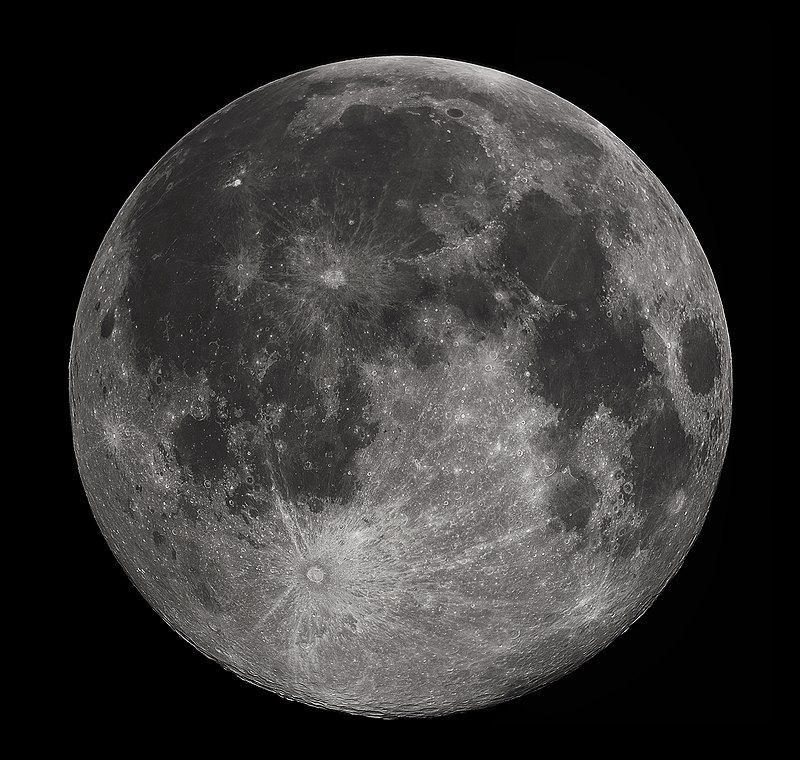
#> input picture stringart/input/FullMoon2010.jpg, 800 x 760 px
$ python __main__.py
#> lines starting #> are read from the running program, lines starting #| are printed output that depends on the picture
#> the answer given: input/FullMoon2010.jpg
### stringart/stringart.py
#!/bin/python

# -*- coding: utf-8 -*-
"""stringart.py - A program to calculate and visualize string art

Some more information will follow
"""

import math
import copy
import numpy as np
import time as tm

from PIL import Image, ImageOps, ImageFilter, ImageEnhance


class StringArtGenerator:
    def __init__(self):
        self.iterations = 2000
        self.shape = 'circle'
        self.image = None
        self.data = None
        self.residual = None
        self.seed = 0
        self.nails = 200
        self.weight = 20
        self.nodes = []
        self.paths = []

    def set_seed(self, seed):
        self.seed = seed

    def set_weight(self, weight):
        self.weight = weight

    def set_shape(self, shape):
        self.shape = shape

    def set_nails(self, nails):
        self.nails = nails
        if self.shape == 'circle':
            self.set_nodes_circle()
        elif self.shape == 'rectangle':
            self.set_nodes_rectangle()

    def set_iterations(self, iterations):
        self.iterations = iterations

    # [28 lines left out: function set_nodes_rectangle, not called in this run]

    def get_perimeter(self):
        return 2.0*np.sum(np.shape(self.data))

    def set_nodes_circle(self):
        """Set's nails evenly along a circle of given diameter"""
        spacing = (2*math.pi)/self.nails

        steps = range(self.nails)

        radius = self.get_radius()

        x = [radius + radius*math.cos(t*spacing) for t in steps]
        y = [radius + radius*math.sin(t*spacing) for t in steps]

        self.nodes = list(zip(x, y))

    def get_radius(self):
        return 0.5*np.amax(np.shape(self.data))

    def load_image(self, path):
#> called with path = 'input/FullMoon2010.jpg'
        img = Image.open(path)
#> img is the input picture: PIL image 800x760 RGB; mean R, G, B 53.6, 52.4, 51.6
        self.image = img
        np_img = np.array(self.image)
        self.data = np.flipud(np_img).transpose()

    def preprocess(self):
        # Cropping using Lanczos filter (BICUBIC NOW)
        self.image = ImageOps.fit(self.image, (700, 700), Image.BICUBIC)
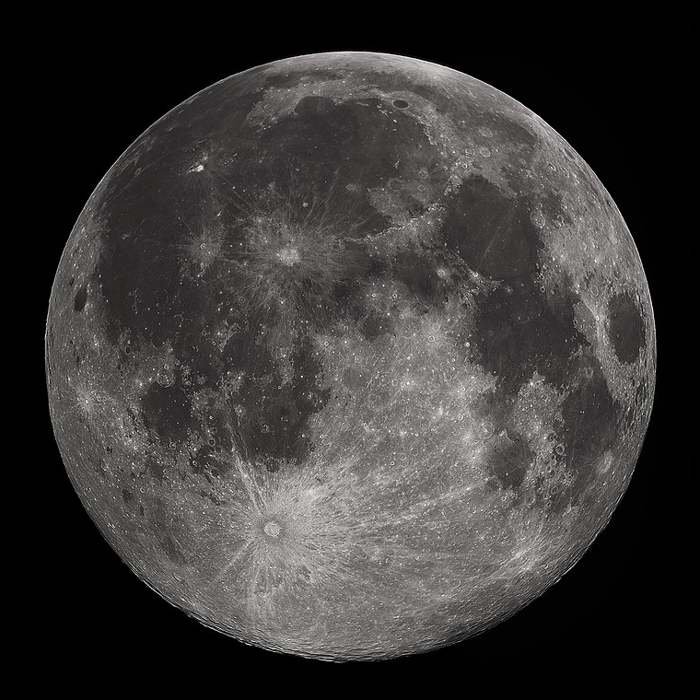
#> self.image: PIL image 700x700 RGB; mean R, G, B 56.4, 55.2, 54.4
        # Convert image to grayscale
        self.image = ImageOps.grayscale(self.image)
#> self.image: PIL image 700x700 L
        self.image = ImageOps.invert(self.image)
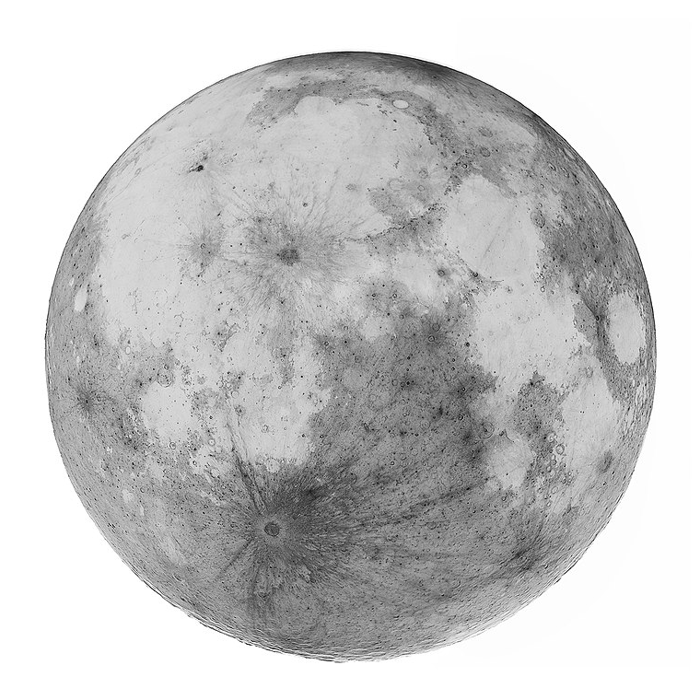
#> self.image: PIL image 700x700 L; min 0, max 255, mean 199.5
        self.image = self.image.filter(ImageFilter.EDGE_ENHANCE_MORE)
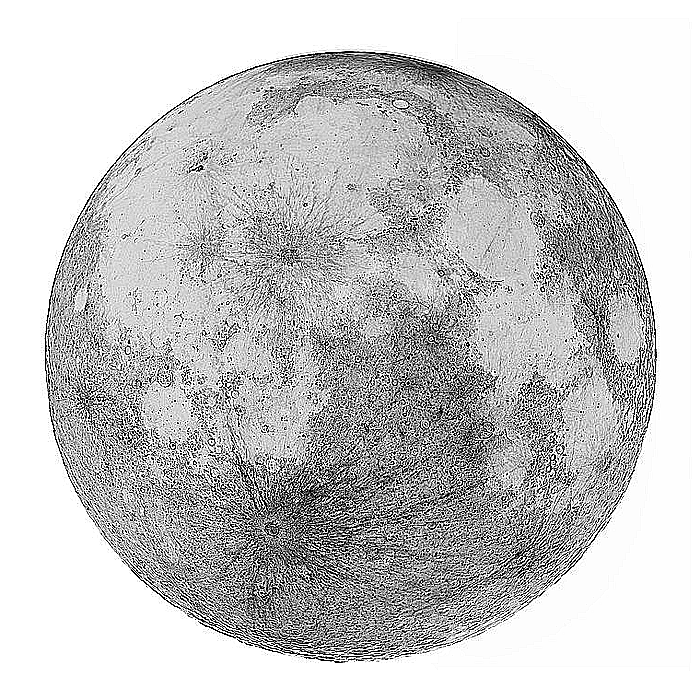
#> self.image: PIL image 700x700 L; min 0, max 255, mean 197.9
        self.image = ImageEnhance.Contrast(self.image).enhance(1)
        # Viewing Postprocessed Image
        self.image.save('stringart/output/postprocessed.jpeg', 'jpeg')
        np_img = np.array(self.image)
        self.data = np.flipud(np_img).transpose()
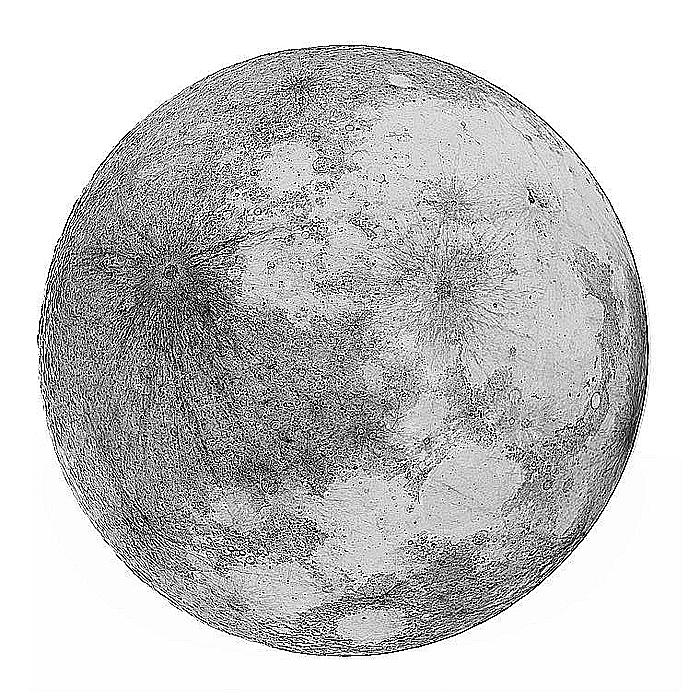
#> self.data: shape (700, 700); min 0, max 255, mean 197.9

    def generate(self, outputfile):
        self.calculate_paths()
        delta = 0.0
        pattern = []
        nail = self.seed
        datacopy = copy.deepcopy(self.data)
        prevTime = int(tm.time())
        for i in range(self.iterations):
            # progress statement
            if (i % 100 == 0):
                print("Current Progress: " +
                      str(int(i/self.iterations * 100))+"%")
                if (i != 0):
                    print("Estimated Time Remaining: ", str(
                        int((int(tm.time()) - prevTime)*(self.iterations-i)/100)) + "s\n")
                prevTime = int(tm.time())

            # output nail to file
            outputfile.write(str(nail) + ',')
            # calculate straight line to all other nodes and calculate
            # 'darkness' from start node

            # choose max darkness path
            darkest_nail, darkest_path = self.choose_darkest_path(nail)
            # add chosen node to pattern
            pattern.append(self.nodes[darkest_nail])

            # substract chosen path from image
            self.data = self.data - self.weight*darkest_path
            self.data[self.data < 0.0] = 0.0

            if (np.sum(self.data) <= 0.0):
                print("Stopping iterations. No more data or residual unchanged.")
                break

            # store current residual as delta for next iteration
            delta = np.sum(self.data)

            # continue from destination node as new start
            nail = darkest_nail
            if nail % 2 == 0:
                nail -= 1
            else:
                nail += -1
            if nail == self.nails:
                nail = 0
            if nail < 0:
                nail = self.nails-1

        print("Generation Finished\n")
        self.residual = copy.deepcopy(self.data)
        self.data = datacopy

        return pattern

    # [14 lines left out: function choose_darkest_path, not called in this run]

    def calculate_paths(self):
        for nail, anode in enumerate(self.nodes):
            self.paths.append([])
            for node in self.nodes:
                path = self.bresenham_path(anode, node)
                self.paths[nail].append(path)

    def bresenham_path(self, start, end):
        """Bresenham's Line Algorithm
        Produces an numpy array

        """
        # Setup initial conditions
        x1, y1 = start
        x2, y2 = end

        x1 = max(0, min(round(x1), self.data.shape[0]-1))
        y1 = max(0, min(round(y1), self.data.shape[1]-1))
        x2 = max(0, min(round(x2), self.data.shape[0]-1))
        y2 = max(0, min(round(y2), self.data.shape[1]-1))

        dx = x2 - x1
        dy = y2 - y1

        # Prepare output array
        path = []

        if (start == end):
            return path

        # Determine how steep the line is
        is_steep = abs(dy) > abs(dx)

        # Rotate line
        if is_steep:
            x1, y1 = y1, x1
            x2, y2 = y2, x2

        # Swap start and end points if necessary and store swap state
        if x1 > x2:
            x1, x2 = x2, x1
            y1, y2 = y2, y1

        # Recalculate differentials
        dx = x2 - x1
        dy = y2 - y1

        # Calculate error
        error = int(dx / 2.0)
        ystep = 1 if y1 < y2 else -1

        # Iterate over bounding box generating points between start and end
        y = y1
        for x in range(x1, x2 + 1):
            if is_steep:
                path.append([y, x])
            else:
                path.append([x, y])
            error -= abs(dy)
            if error < 0:
                y += ystep
                error += dx

        return path

### stringart/filehandling.py
# import all components
# from the tkinter library
from tkinter import *

# import filedialog module
from tkinter import filedialog

# Function for opening the
# file explorer window


def browseFiles():
    filename = filedialog.askopenfilename(initialdir="/",
                                          title="Select a File",
                                          filetypes=(("jpeg files", "*.jpg"),
                                                     ("all files",
                                                      "*.*")))
    return filename

### stringart/__main__.py
import cProfile
import pstats

import matplotlib.pyplot as plt
import time as tm

from stringart import StringArtGenerator
from filehandling import browseFiles

if __name__ == '__main__':
    outfile = open('stringart/output/NailOutput.txt', 'w')

    profiler = cProfile.Profile()
    profiler.enable()

    generator = StringArtGenerator()
    generator.load_image(browseFiles())
    generator.preprocess()
    generator.set_nails(400)
    generator.set_seed(0)
    generator.set_iterations(5000)
    pattern = generator.generate(outfile)
#> (the run stopped early here; a loop or call above may not have finished)
